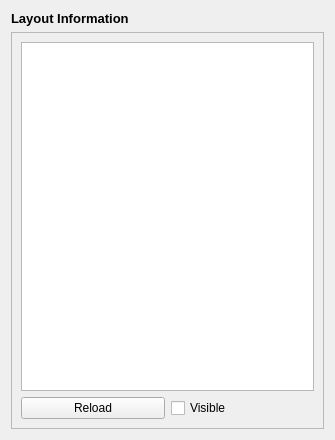
<?xml version="1.0" encoding="UTF-8"?>
<ui version="4.0">
 <class>UIInfoWidget</class>
 <widget class="QWidget" name="UIInfoWidget">
  <property name="geometry">
   <rect>
    <x>0</x>
    <y>0</y>
    <width>335</width>
    <height>440</height>
   </rect>
  </property>
  <property name="font">
   <font>
    <family>Segoe UI</family>
   </font>
  </property>
  <property name="windowTitle">
   <string>Form</string>
  </property>
  <layout class="QGridLayout" name="gridLayout">
   <item row="1" column="1">
    <widget class="QFrame" name="frame">
     <property name="frameShape">
      <enum>QFrame::StyledPanel</enum>
     </property>
     <property name="frameShadow">
      <enum>QFrame::Raised</enum>
     </property>
     <layout class="QGridLayout" name="gridLayout_2">
      <item row="1" column="0">
       <widget class="QPushButton" name="reloadButton">
        <property name="text">
         <string>Reload</string>
        </property>
       </widget>
      </item>
      <item row="0" column="0" colspan="2">
       <widget class="QTableWidget" name="tableWidget">
        <property name="editTriggers">
         <set>QAbstractItemView::NoEditTriggers</set>
        </property>
        <property name="cornerButtonEnabled">
         <bool>false</bool>
        </property>
        <property name="columnCount">
         <number>2</number>
        </property>
        <attribute name="horizontalHeaderVisible">
         <bool>false</bool>
        </attribute>
        <column/>
        <column/>
       </widget>
      </item>
      <item row="1" column="1">
       <widget class="QCheckBox" name="visibleCheckBox">
        <property name="text">
         <string>Visible</string>
        </property>
       </widget>
      </item>
     </layout>
    </widget>
   </item>
   <item row="0" column="1">
    <widget class="QLabel" name="label">
     <property name="font">
      <font>
       <pointsize>10</pointsize>
       <weight>75</weight>
       <bold>true</bold>
      </font>
     </property>
     <property name="text">
      <string>Layout Information</string>
     </property>
    </widget>
   </item>
  </layout>
 </widget>
 <resources/>
 <connections/>
</ui>
